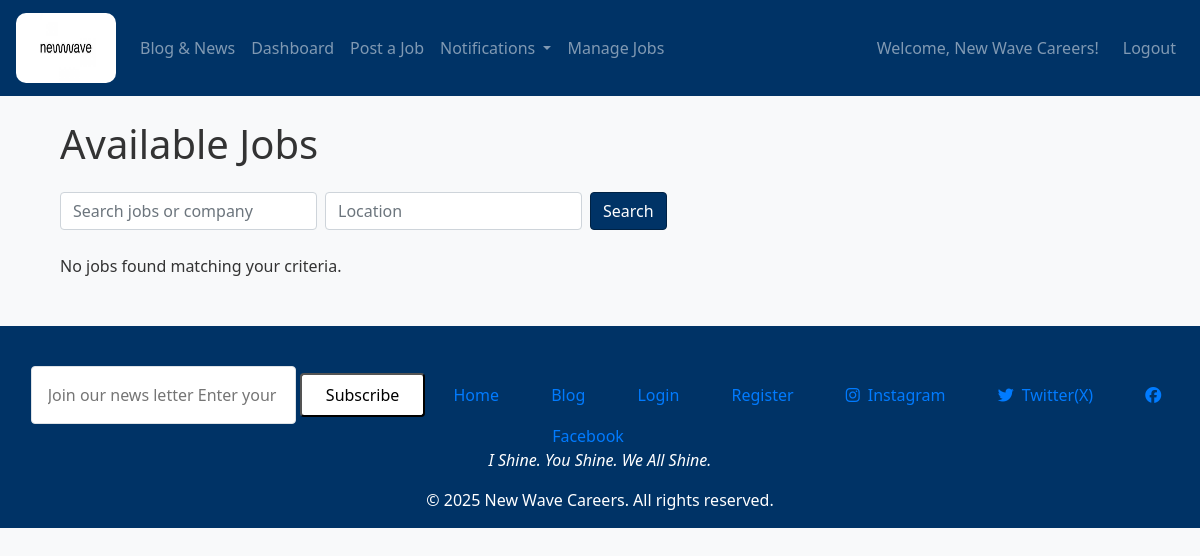
Page /jobs (signed in) on the earlier database version.
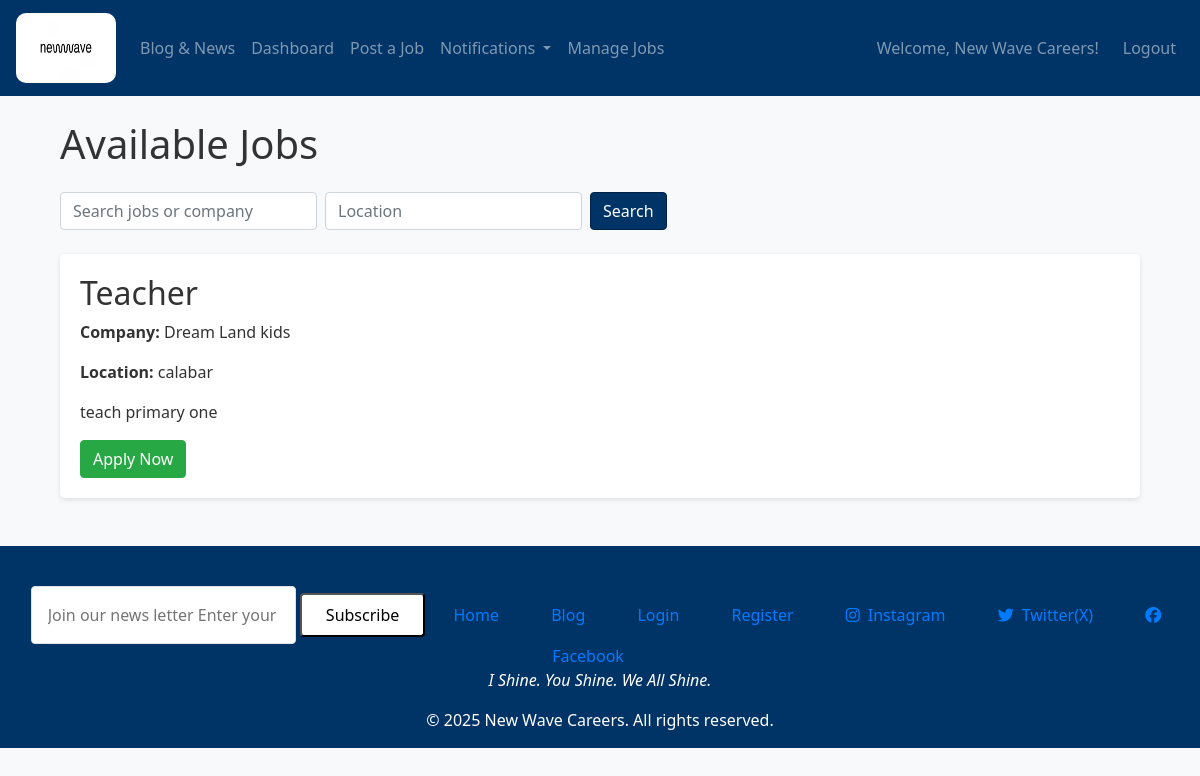
Same page on the later database version.
### models.py (models this page shows, shortened)
class Job(db.Model):
    id = db.Column(db.Integer, primary_key=True)
    title = db.Column(db.String(100), nullable=False)
    description = db.Column(db.Text, nullable=False)
    company = db.Column(db.String(100), nullable=False)
    location = db.Column(db.String(100), nullable=False)
    views = db.Column(db.Integer, default=0)
    date_posted = db.Column(db.DateTime, default=datetime.utcnow)
    applications = db.relationship('Application', backref='job_applications', lazy=True)
    user_id = db.Column(db.Integer, db.ForeignKey('user.id'), nullable=False)
    employer_id = db.Column(db.Integer, db.ForeignKey('user.id', name='fk_job_employer_id'), nullable=False)
    employer = db.relationship('User', foreign_keys=[employer_id], backref=db.backref('jobs', lazy=True))

### routes.py (the view)
@app.route("/jobs")
@login_required
def jobs():
    job_list = Job.query.all()
    return render_template('jobs.html', jobs=job_list, UserRole=UserRole)

### app.py (called while the page is built)
@app.after_request
def add_header(response):
    response.headers["Cache-Control"] = "no-store, no-cache, must-revalidate, max-age=0"
    return response

### models.py (called while the page is built)
@login_manager.user_loader
def load_user(user_id):
    return User.query.get(int(user_id))

### templates/jobs.html (shortened to what this page needs)
{% extends "layout.html" %}
{% block content %}
<div class="container">
  <h1 class="mb-4">Available Jobs</h1>
  <form method="GET" action="{{ url_for('jobs') }}" class="form-inline mb-4">
    <div class="form-group mr-2">
      <input type="text" name="search" class="form-control" placeholder="Search jobs or company" value="{{ search }}">
    </div>
    <div class="form-group mr-2">
      <input type="text" name="location" class="form-control" placeholder="Location" value="{{ location }}">
    </div>
    <button type="submit" class="btn btn-primary">Search</button>
  </form>
  {% if jobs %}
    {% for job in jobs %}
      <div class="job-listing">
        <h2>{{ job.title }}</h2>
        <p><strong>Company:</strong> {{ job.company }}</p>
        <p><strong>Location:</strong> {{ job.location }}</p>
        <p>{{ job.description}}</p>
        <a href="{{ url_for('apply', job_id=job.id) }}" class="btn btn-success">Apply Now</a>
      </div>
    {% endfor %}
  {% else %}
    <p>No jobs found matching your criteria.</p>
  {% endif %}
</div>
{% endblock %}

Differences in the rows shown:
added Job: title "Teacher", company "Dream Land kids", location "calabar", description "teach primary one"
Other differences:
text no longer shown: "No jobs found matching your criteria."
